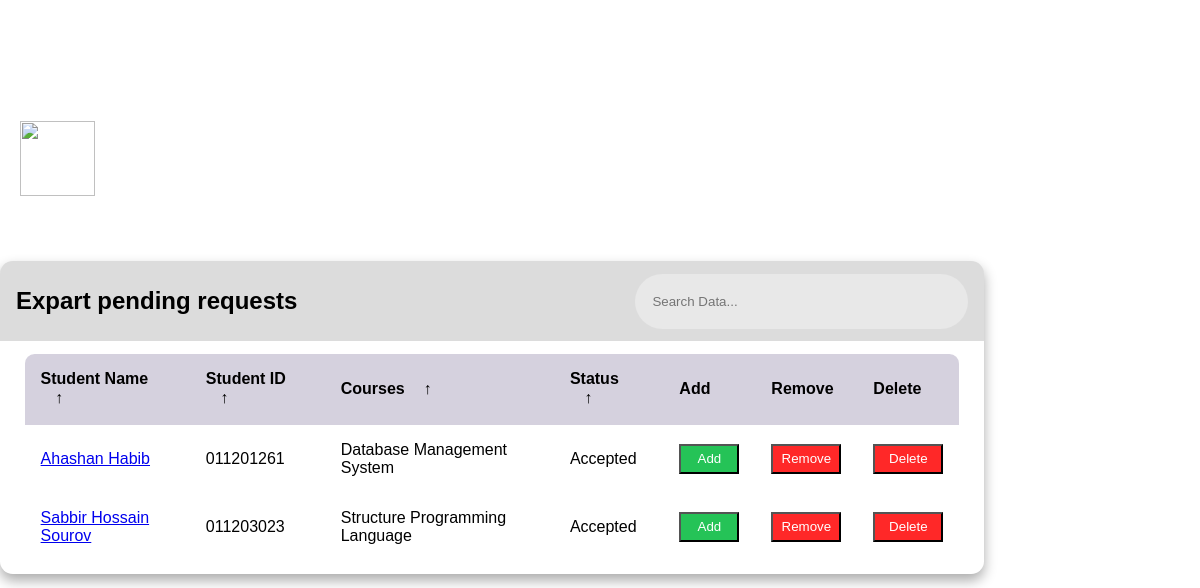
The app's page /exReq.php with its own data.
### tables this page shows
CREATE TABLE `exapply` (
  `id` int(11) NOT NULL,
  `cname` varchar(500) NOT NULL,
  `sid` varchar(500) NOT NULL,
  `sname` varchar(500) NOT NULL,
  `status` varchar(1000) NOT NULL,
  `email` varchar(500) NOT NULL
);

### exReq.php (the view, shortened to what this page needs)
<?php
include('db.php');
?>
<html lang="en" title="Coding design"><head>
</head>
<body>
<div class="main">
	<div class="navbar">
		<div class="logo">
			<img src="./image/uiu logo.png" height="75px" width="75px">
		</div>
		<div class="menu">
			<ul>
				<li><a href="admin.php">Home</a></li>
				<li><a href="eventform.php">Events</a></li>
				<li><a href="course_add.php">Courses</a></li>
				<li><a href="exReq.php">Expert</a></li>
			</ul>
		</div>
	</div>
    <div class="table">
        <section class="table__header">
            <h1>Expart pending requests</h1>
            <div class="input-group">
                <input type="search" placeholder="Search Data...">
            </div>
        </section>
        <section class="table__body">
            <table>
                <thead>
                    <tr>
                        <th> Student name <span class="icon-arrow">↑</span></th>
                        <th> Student ID <span class="icon-arrow">↑</span></th>
                        <th> Courses <span class="icon-arrow">↑</span></th>
                        <th> Status <span class="icon-arrow">↑</span></th>
                        <th> Add</th>
                        <th> Remove</th>
                        <th> Delete</th>
                    </tr>
                </thead>
                <?php
                                $s = "select*
                                from exapply";
                                $result = mysqli_query($conn, $s);
                                while ($row = mysqli_fetch_array($result)) {
                                  $id=$row['id'];
                                    $sname=$row['sname'];
                                    $sid=$row['sid'];
                                    $email=$row['email'];
                                ?>
                 <tbody>
                    <tr>
                        <td><?php echo"<a href='asview.php?sid=$sid'> $sname</a> "?> </td>
                        <td><?php echo $row['sid']?></td>
                        <td><?php echo $row['cname']?></td>
                        <td><?php echo $row['status']?></td>
                        <td><?php echo"<a href='exadd.php?id=$id&sname=$sname&sid=$sid&email=$email'><button class='btn-add'> Add </button></a>" ?></td>
                        <td><?php echo"<a href='exremove.php?id=$id'><button class='btn-remove'> Remove </button></a>" ?></td>
                        <td><?php echo"<a href='deleteReq.php?id=$id'><button class='btn-remove'> Delete </button></a>" ?></td>
                    </tr>
                </tbody>
                <?php }?>
            </table>
        </section>
</body></html>

### exReq.php (style rules this page uses)
* { margin: 0; padding: 0; box-sizing: border-box; font-family: sans-serif; }
body { min-height: 100vh; background: url(../Little_Library/image/uiub.jpg) center / cover; display: flex; justify-content: center; align-items: center; }
.navbar { width: 1200px; height: 75px; margin-top: -120px; }
.logo { color: #ff7200; font-size: 35px; font-family: Arial; padding-left: 20px; float: left; padding-top: 10px; margin-top: 5px; }
.menu { width: 100px; float: left; height: 70px; }
ul { float: left; display: flex; justify-content: center; align-items: center; margin-left: -45px; width: max-content; }
ul li { list-style: none; margin-left: 62px; margin-top: 27px; font-size: 14px; }
ul li a { text-decoration: none; color: #fff; font-family: Arial; font-weight: bold; transition: 0.4s ease-in-out; }
.table { width: 82vw; background-color: transparent; backdrop-filter: blur(7px); box-shadow: 0 .4rem .8rem #0005; border-radius: .8rem; margin-top: 80px; overflow: hidden; }
.table__header { width: 100%; height: 10%; background-color: #7e7b7b44; padding: .8rem 1rem; display: flex; justify-content: space-between; align-items: center; }
.table__header .input-group { width: 35%; height: 100%; background-color: #fff5; padding: 0 .8rem; border-radius: 2rem; display: flex; justify-content: center; align-items: center; transition: .2s; }
.table__header .input-group input { width: 100%; padding: 0 .5rem 0 .3rem; background-color: transparent; border: none; outline: none; }
.table__body { width: 95%; max-height: calc(89% - 1.6rem); background-color: #fffb; margin: .8rem auto; border-radius: .6rem; overflow: auto; overflow: overlay; }
.btn-add { height: 30px; width: 60px; color: white; background-color: #25c357; }
.btn-remove { height: 30px; width: 70px; color: white; background-color: #ff2828; }
table { width: 100%; }
table, th, td { border-collapse: collapse; padding: 1rem; text-align: left; }
thead th { position: sticky; top: 0; left: 0; background-color: #d5d1defe; cursor: pointer; text-transform: capitalize; }
tbody tr { --delay: .1s; transition: .5s ease-in-out var(--delay), background-color 0s; }
tbody tr td, tbody tr td p, tbody tr td img { transition: .2s ease-in-out; }
thead th span.icon-arrow { display: inline-block; width: 1.3rem; height: 1.3rem; border-radius: 50%; border: 1.4px solid transparent; text-align: center; font-size: 1rem; margin-left: .5rem; transition: .2s ease-in-out; }

### records on screen
exapply: sname "Ahashan Habib", sid "011201261", cname "Database Management System", status "Accepted"
exapply: sname "Sabbir Hossain Sourov", sid "011203023", cname "Structure Programming Language", status "Accepted"
